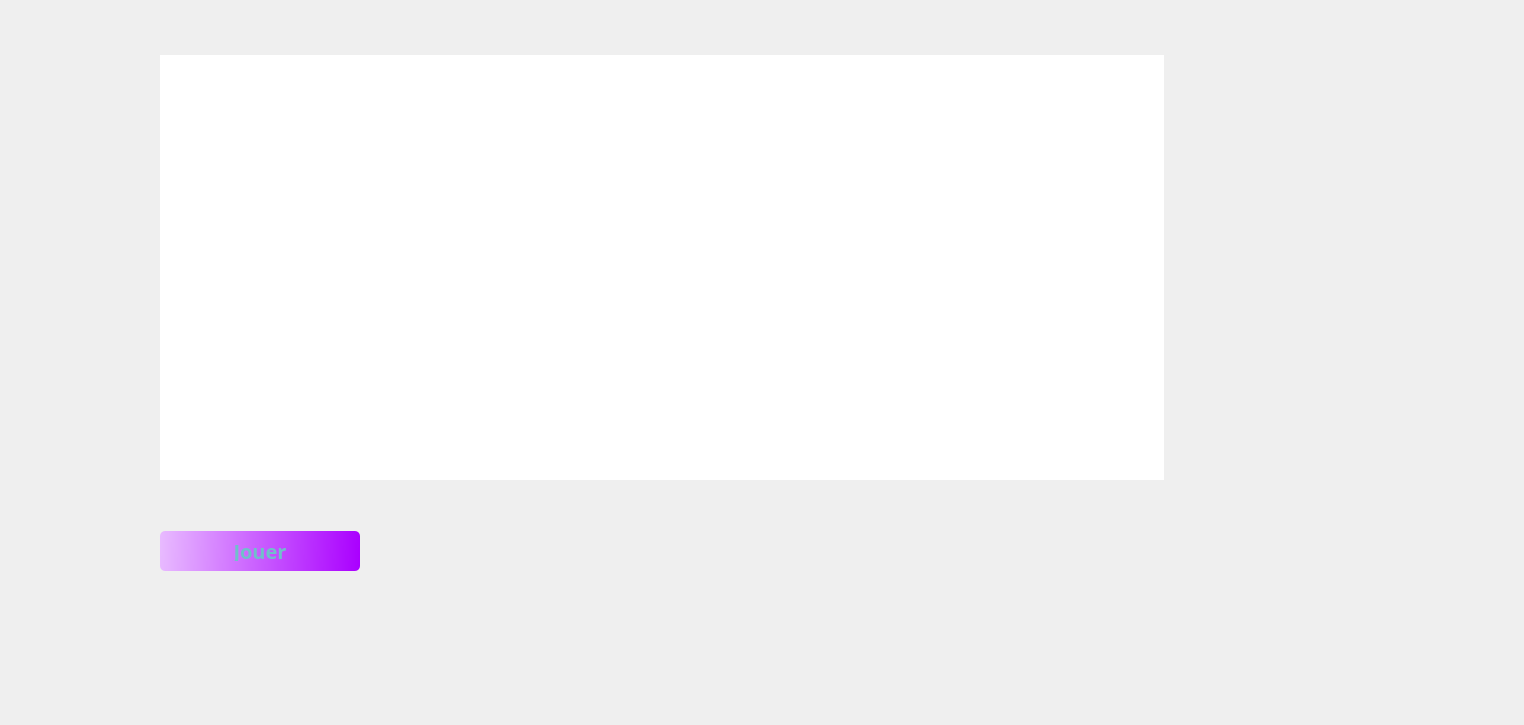
     <widget class="QWidget" name="plateauofficiel">
      <widget class="QWidget" name="verticalLayoutWidget_8">
       <property name="geometry">
        <rect>
         <x>10</x>
         <y>10</y>
         <width>1505</width>
         <height>706</height>
        </rect>
       </property>
       <layout class="QGridLayout" name="gridLayout_10">
        <property name="leftMargin">
         <number>100</number>
        </property>
        <property name="rightMargin">
         <number>100</number>
        </property>
        <property name="bottomMargin">
         <number>100</number>
        </property>
        <item row="2" column="0">
         <widget class="QPushButton" name="JouerOfficiel">
          <property name="minimumSize">
           <size>
            <width>200</width>
            <height>40</height>
           </size>
          </property>
          <property name="maximumSize">
           <size>
            <width>200</width>
            <height>40</height>
           </size>
          </property>
          <property name="font">
           <font>
            <family>Quicksand Medium</family>
            <pointsize>15</pointsize>
            <bold>true</bold>
           </font>
          </property>
          <property name="styleSheet">
           <string notr="true">QPushButton#JouerOfficiel {
    background-color: qlineargradient(spread:pad, x1:0, y1:0.477, x2:1, y2:0.483, stop:0 rgba(232, 186, 255, 255), stop:1 rgba(170, 0, 255, 255));
	border:none;
	border-radius: 5px;
	padding:10px;
	color : #70bfcb;
}

QPushButton#JouerOfficiel:hover {
    background-color: #9c2579;
}

QPushButton#JouerOfficiel:pressed {
    background-color: #9c2579;     
}

</string>
          </property>
          <property name="text">
           <string>Jouer</string>
          </property>
         </widget>
        </item>
        <item row="1" column="0">
         <layout class="QHBoxLayout" name="horizontalLayout_8">
          <property name="spacing">
           <number>100</number>
          </property>
          <property name="leftMargin">
           <number>0</number>
          </property>
          <property name="rightMargin">
           <number>200</number>
          </property>
          <item>
           <widget class="QGraphicsView" name="graphicsView_6">
            <property name="minimumSize">
             <size>
              <width>1004</width>
              <height>425</height>
             </size>
            </property>
            <property name="maximumSize">
             <size>
              <width>1004</width>
              <height>425</height>
             </size>
            </property>
            <property name="styleSheet">
             <string notr="true">background : url(:/img/Img/Fond2.png) center center no-repeat;
border:none;</string>
            </property>
           </widget>
          </item>
         </layout>
        </item>
       </layout>
      </widget>
     </widget>
